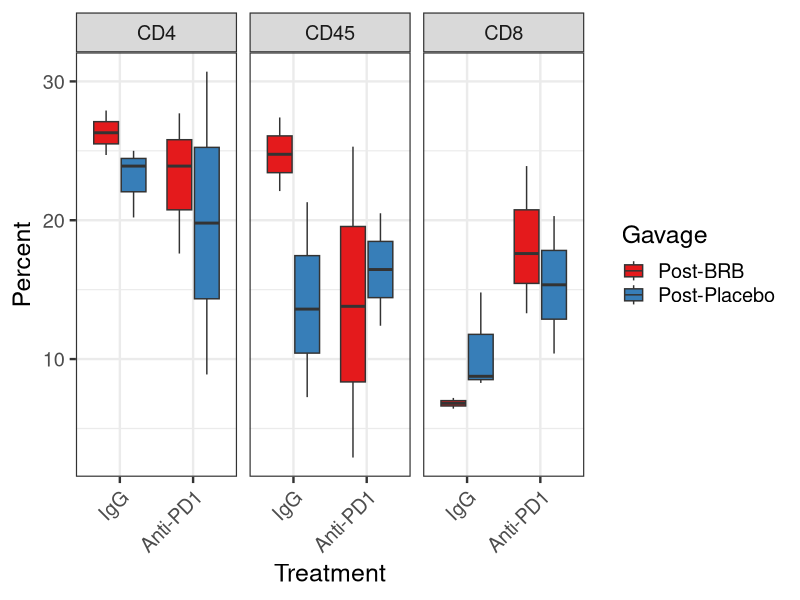
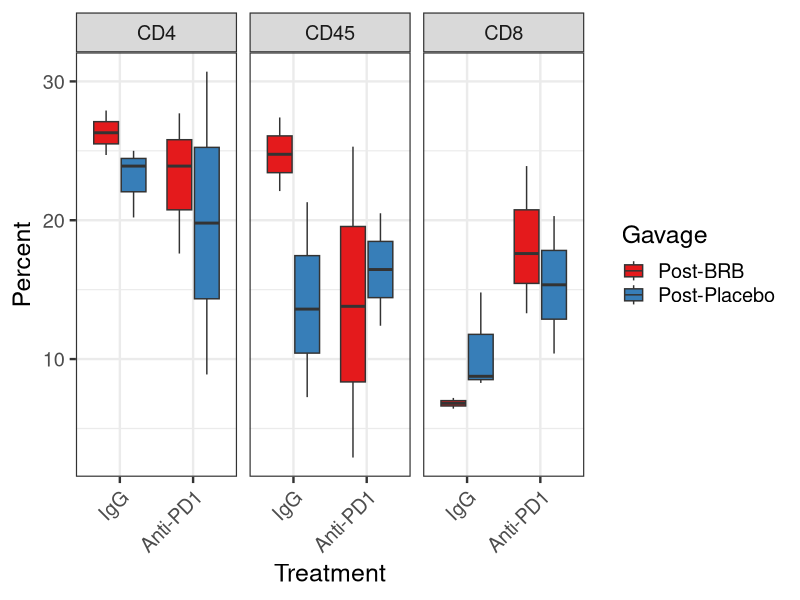

Write R code to recreate these figures, in order.
## ---- chunk 1
knitr::opts_chunk$set(echo = TRUE)

library(tidyverse)
## ---- chunk 2

x <- read_csv("../data/flow-cytometry/30-Jun-2022 revised.wsp FlowJo table_man-edited.csv") %>%
  rename("mouse.cage" = "...1") %>%
  filter(grepl("^M", mouse.cage)) %>%
  mutate(BRB = fct_relevel(BRB, "pre")) %>%
  rename("Gavage" = "BRB") %>%
  mutate(Gavage = if_else(grepl("pre", Gavage),
                          true = "Post-Placebo",
                          false = "Post-BRB"))
  

head(x)
## ---- chunk 3
xl <- 
  x %>%
  gather(-mouse.cage, -Gavage, -Treatment, key = "Marker", value = "Percent") %>%
  mutate(Gavage = fct_relevel(Gavage, c("Pre-BRB"))) %>%
  mutate(Treatment = fct_relevel(Treatment, c("IgG")))

head(xl)
## ---- chunk 4
xl %>%
  ggplot(aes(x = Treatment, y = Percent)) +
  geom_boxplot(aes(fill = Gavage)) +
  facet_wrap(~Marker) +
  theme_bw(base_size = 18) +
  theme(axis.text.x = element_text(angle = 45,
                                   hjust = 1)) +
  scale_fill_brewer(palette = "Set1")

ggsave("../figures/ACC22_mimic10_flow_boxplot.png",
       height = 5, width = 5)
